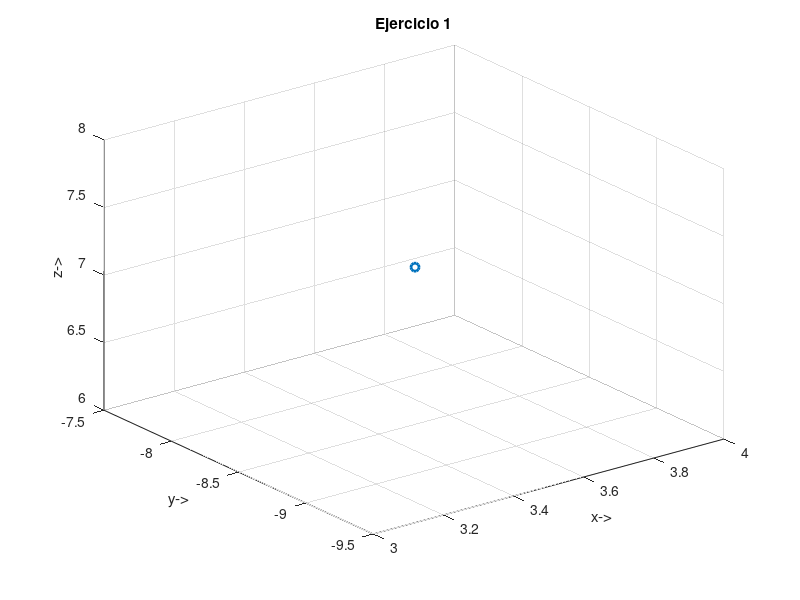

Write the MATLAB code that produced this figure.
Ruvw = [3.5; 6.4; 9.1; 1] # Column vector[13;5.6;53.2,1]
X =  [ 1 0 0 0;
      0 cosd(85) -sind(85) 0;
      0 sind(85) cosd(85) 0;
      0 0 0 1]  
#Z =  [ cos() -sin() 0 0;
#      sin() cos() 0 0;
#      0 0 1 0;
#      0 0 0 1]    
      
x = X*Ruvw
#print(x)
#plot3(46.8105,5.6000,28.4257,".o","LineWidth",2)

plot3(x(1,1),x(2,1),x(3,1),".o","LineWidth",2)
ylabel("y->")
xlabel("x->")
zlabel("z->")
title("Ejercicio 1")
grid("on")